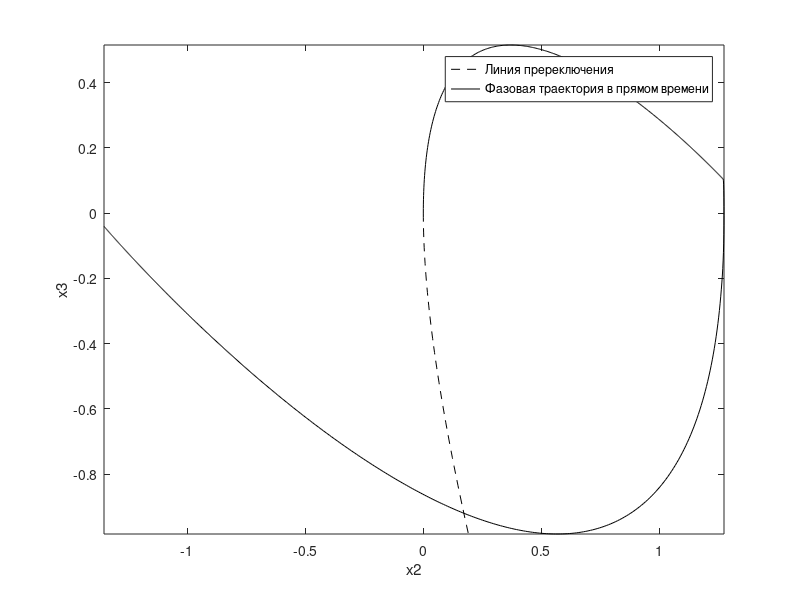

Write MATLAB code to recreate this figure. (Note: this script raises an error after producing the figure.)
clear, clc, close all
global u_max
u_max = 1.4;
t1=4;
u_t = @(t) u_max*[(t<t1)-(t>=t1)];
odefun =@(t,x) [2*x(2);x(3);u_max-x(2)-2*x(3)];
%Интегрирование в обратном времени
[t,x] = ode45(odefun, [10:-0.01:0], [0 0 0]);
figure(1)
plot(x(:,2),x(:,3),'k--')
xt2=x(:,2);
xt3=x(:,3);
hold on

odefun =@(t,x) [2*x(2); x(3); u_t(t)-x(2)-2*x(3)];
%Интегрирование в прямом времени
[t,x] = ode45(odefun, [0:0.01:10], [8 0 0]);
plot(x(:,2),x(:,3),'k')
xlabel('x2')
ylabel('x3')
legend('Линия пререключения','Фазовая траектория в прямом времени')
xlim([min(x(:,2)) max(x(:,2))])
ylim([min(x(:,3)) max(x(:,3))])
% Определение t2
[x20,x30]=ginput(1);
del=abs(x30*ones(size(x(:,3))))-abs(x(:,3));

[M,I]=min(abs(del));
t2=t(I);
% Определение T
u_t = @(t) -u_max*[(t<t1)-(t>=t1)+2*(t>=t2)];
odefun = @(t,x) [2*x(2);x(3);u_t(t)-x(2)-2*x(3)];
[t,x] = ode45(odefun, [0 15], [8 0 0]);
figure(2)
plot(t,x(:,1),'k',t,x(:,2),'k--',t,x(:,3),'k:')
xlabel('t')
ylabel('x')
legend('x1(t)','x2(t)','x3(t)')
[M,I]=min(abs(x(:,1)));
T=t(I);
% Построение конечных переходных процессов
u_t = @(t) -u_max*[(t<t1)-(t>=t1)+2*(t>=t2)]*(t<T);
odefun =@(t,x) [2*x(2);x(3);u_t(t)-x(2)-2*x(3)];
[t,x] = ode45(odefun, [0 15], [8 0 0]);
figure(3)
plot(t,x(:,1),'k',t,x(:,2),'k--',t,x(:,3),'k:')
xlabel('t')
ylabel('x')
legend('x1(t)','x2(t)','x3(t)')
%определение величины x1T1
x1T1=x(end,1)

%% fminsearch

t0=[t1 t2 T];
figure(4)
T=fminsearch('costfunc',t0);
xlabel('t')
ylabel('x')
legend('x1(t)','x2(t)','x3(t)')
grid on

